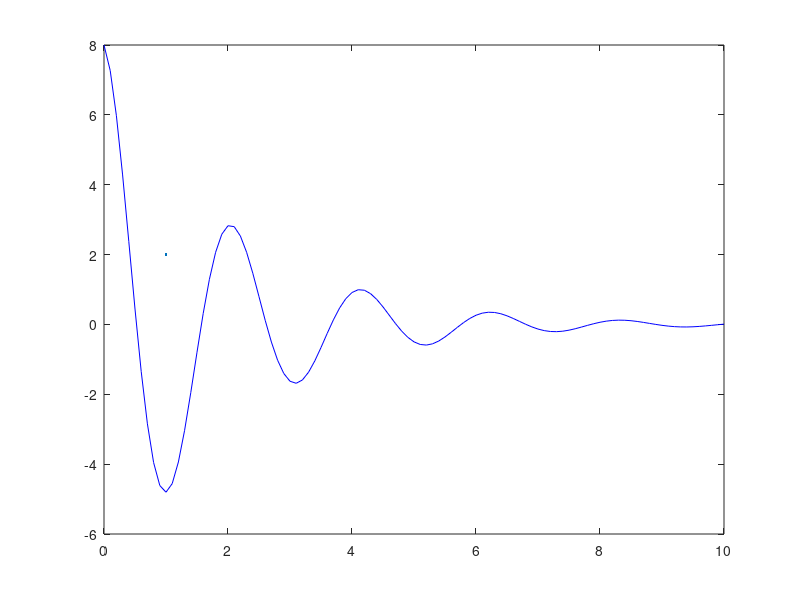

Reproduce this figure in MATLAB. (Note: this script raises an error after producing the figure.)
clear

% H-värde givet i uppgiften
H = 2.8464405473;

% Utgånggissning
T0 = 2;
T1 = 0;

iter1 = 0;

% Funktionen
y = @(t) 8.*exp(-t/2).*cos(3.*t);

% Skillnaden mellan H (sökt värde) och funktiones värde (nuvarande värde)
f = @(t) H - y(t);

% Derivastans definition
% f'(x) = lim_h->0 (f(x+h) - f(x)) / h
fd = @(x, h) (f(x+h) - f(x))/h;

% Derivatan av f()
% fd = @(t) 4*exp(-t/2)*cos(3*t)+24*exp(-t/2)*sin(3*t);

% Noggrannhet
tol = 1e-8;

% Newtons Metod ( r_n+1 = r_n - f(r_n)/fp(r_n) )
while abs(f(T0)) > tol
    T1 = T0 - f(T0)/fd(T0, 1e-8);
    iter1 = iter1 + 1;
    T0 = T1;
end
T = T1
iter1

% Plottar för x=0 till x=10
x = 0:0.1:10;
plot(x, y(x), "b", LineWidth=2)
hold on
yline(H, "r--", LineWidth=2)
hold off

% b)
g = @(h0, h1) h1 - f(h1) * (h1 - h0)/(f(h1) - f(h0));
h0 = 0;
h1 = 1.5;
h2 = 2;
iter2 = 0;

while abs(h2 - h1) > tol
    h0 = h1;
    h1 = h2;
    h2 = g(h0, h1);
    iter2 = iter2 + 1;

end
T2 = h2
iter2

% c)
maxiter = max(iter1, iter2);
t_dif1 = zeros(maxiter, 1);
t_dif2 = zeros(maxiter, 1);

T0 = 2;
T1 = 0;
h0 = 0;
h1 = 1.5;
h2 = 2;

for i = 1:maxiter
    T1 = T0 - f(T0)/fd(T0, 1e-9);
    t_dif1(i) = abs(T0-T1);
    T0 = T1;
    
    h0 = h1;
    h1 = h2;
    h2 = g(h0, h1);
    t_dif2(i) = abs(h1-h2);
end

x = 1:maxiter;
figure;
semilogy(x, t_dif1(x), "r--s")
hold on
semilogy(x, t_dif2(x), "b--o")